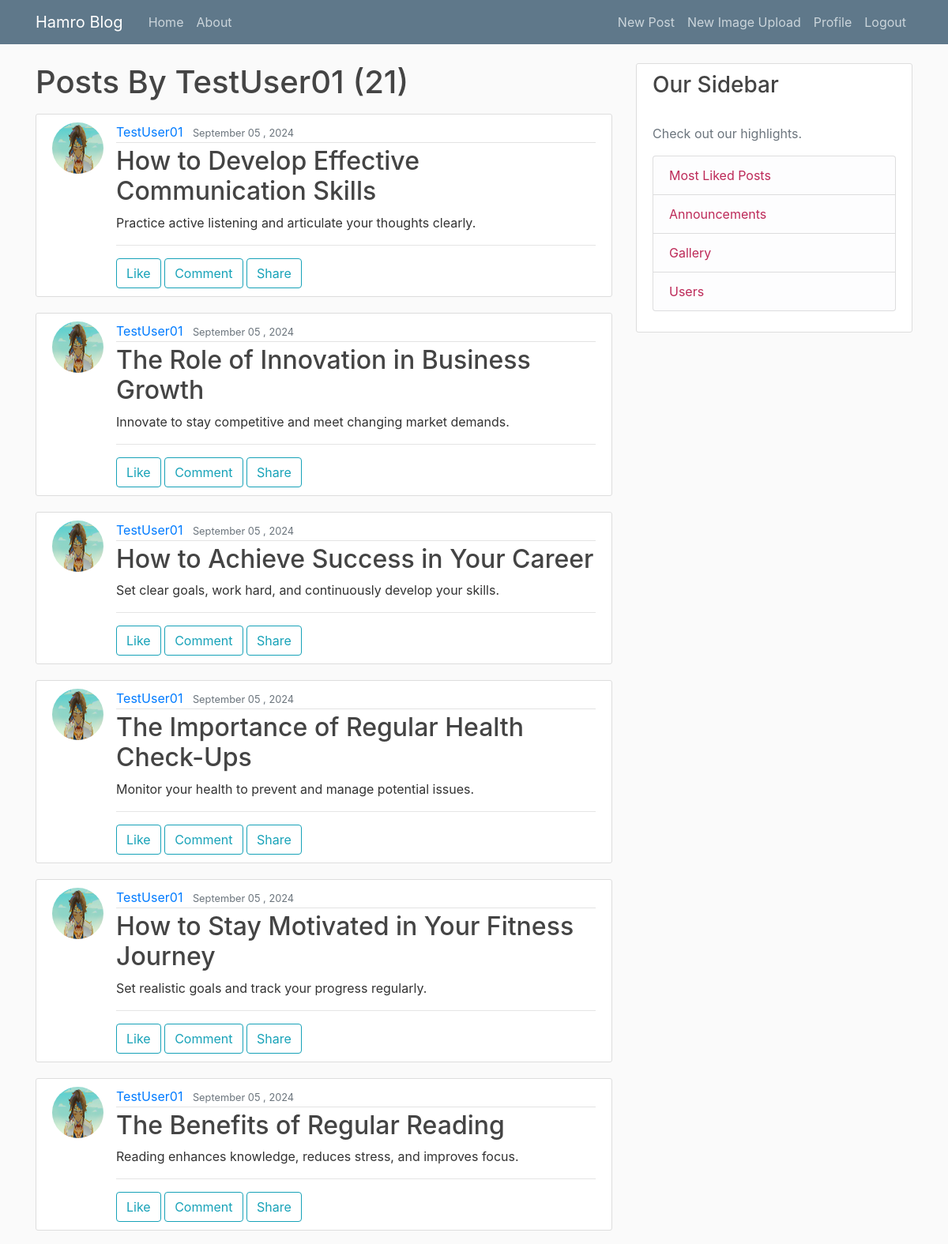
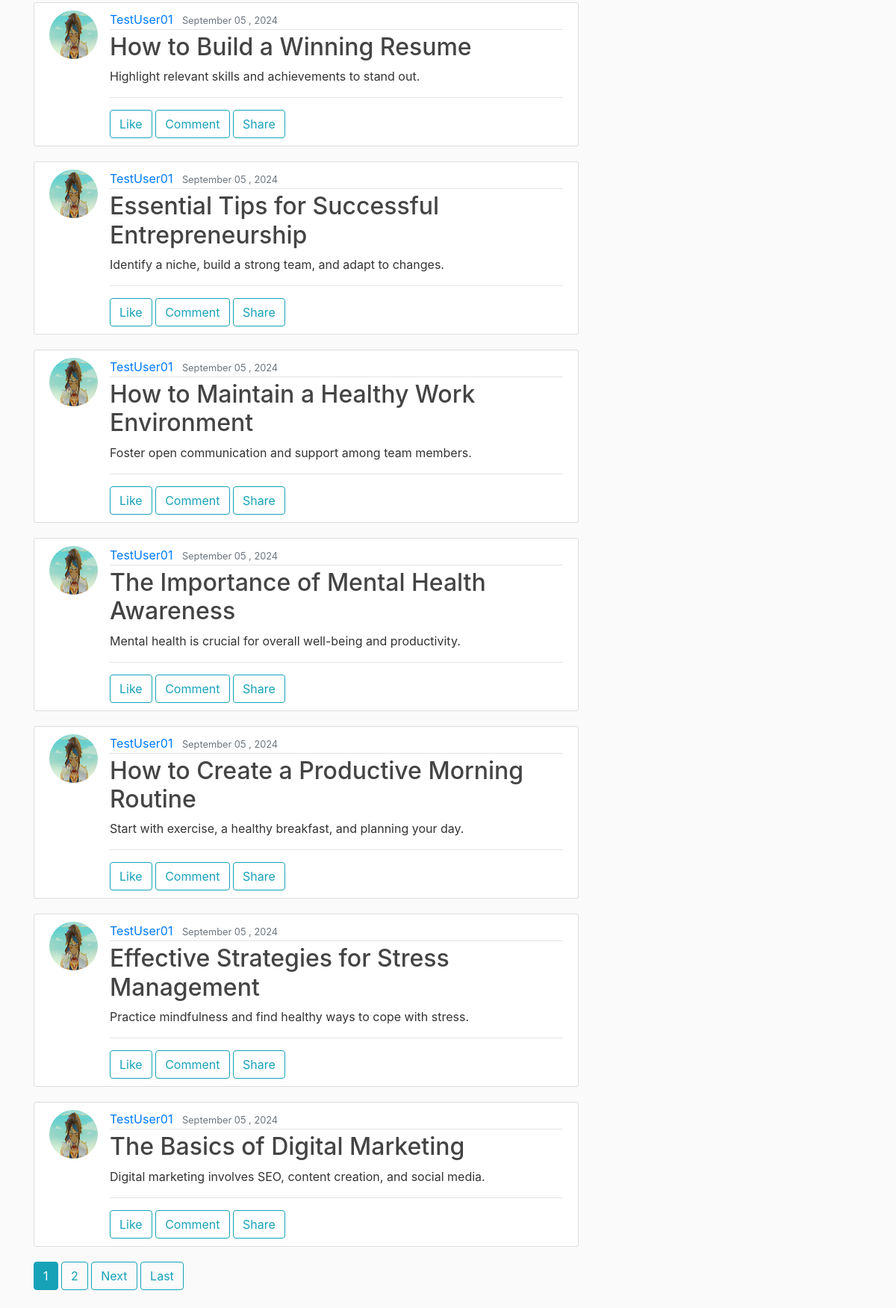
The page /user/TestUser01 (signed in) on the database its author committed (2 pictures, top to bottom).
### blog/models.py (models this page shows, shortened)
class Post(models.Model):
    title = models.CharField(max_length = 100)
    content = models.TextField()
    date_posted = models.DateTimeField(default = timezone.now) #timezone is a function but here we're passing the actual function as default value, we dont want to trigger/activate the function hence not writing the paranthesis
    last_updated = models.DateTimeField(auto_now=True) #saves every time new update is made
    author = models.ForeignKey(User, on_delete = models.CASCADE)#post is deleted if user is deleted

### users/models.py (models this page shows, shortened)
class Profile(models.Model):
    user = models.OneToOneField(User, on_delete=models.CASCADE) #we want a 1-1 relation with User so we passed that as argument
    image = models.ImageField(default='default.jpeg', upload_to='profile_pics')
    birthday = models.DateField(default=datetime.date.today)

### blog/views.py (the view)
# urls.py: path('user/<str:username>', UserPostListView.as_view(), name='user-posts'),
class UserPostListView(LoginRequiredMixin, ListView):
    model = Post
    template_name = 'blog/user_posts.html'
    context_object_name = 'posts'
    paginate_by = 13
    def get_queryset(self):
        user = get_object_or_404(User, username = self.kwargs.get('username'))
        return Post.objects.filter(author=user).order_by('-last_updated')

### blog/templates/blog/user_posts.html (shortened to what this page needs)
{% extends "blog/base.html" %}
{% block content %}
    <h1 class="mb-3">Posts By {{ view.kwargs.username }} ({{ page_obj.paginator.count }}) </h1>
    {% for post in posts %}
        <article class="media content-section">
            <img class="rounded-circle article-img" src="{{ post.author.profile.image.url }}">
            <div class="media-body">
                <div class="article-metadata">
                    <a class="mr-2" href="{% url 'user-posts' post.author.username %}">{{ post.author }}</a>
                    <small class="text-muted">{{ post.date_posted | date:"F d , Y" }}</small>
                </div>
                <h2><a class="article-title" href="{% url 'post-detail' post.id %}">{{ post.title }}</a></h2>
                <p class="article-content">{{ post.content }}</p>
                <hr>
                <a class="btn btn-outline-info" href="#">Like</a>
                <a class="btn btn-outline-info" href="{% url 'post-detail' post.id %}">Comment</a>
                <a class="btn btn-outline-info" href="#">Share</a>
            </div>
        </article>
    {% endfor %}
    {% if is_paginated %}
        {% for num in page_obj.paginator.page_range %}
            {% if page_obj.number == num %}
                <a class="btn btn-info mb-4" href="?page={{ num }}">{{ num }}</a>
            {% elif num > page_obj.number|add:"-3" and num < page_obj.number|add:"3" %}
                <a class="btn btn-outline-info mb-4" href="?page={{ num }}">{{ num }}</a>
            {% endif %}
        {% endfor %}
        {% if page_obj.has_next %}
            <a class="btn btn-outline-info mb-4" href="?page={{ page_obj.next_page_number }}">Next</a>
            <a class="btn btn-outline-info mb-4" href="?page={{ page_obj.paginator.num_pages }}">Last</a>
        {% endif %}
    {% endif %}
{% endblock content%}

### blog/static/blog/main.css (style rules this page uses)
body { background: #fafafa; color: #333333; margin-top: 5rem; }
h1, h2, h3, h4, h5, h6 { color: #444444; }
.content-section { background: #ffffff; padding: 10px 20px; border: 1px solid #dddddd; border-radius: 3px; margin-bottom: 20px; }
.article-title { color: #444444; }
.article-content { white-space: pre-line; }
.article-img { height: 65px; width: 65px; margin-right: 16px; }
.article-metadata { padding-bottom: 1px; margin-bottom: 4px; border-bottom: 1px solid #e3e3e3 }

### rows shown on the page
Post: author.profile.image (picture), author "TestUser01", date_posted "September 05 , 2024", title "How to Develop Effective Communication Skills", content "Practice active listening and articulate your thoughts clearly."
Post: author.profile.image (picture), author "TestUser01", date_posted "September 05 , 2024", title "The Role of Innovation in Business Growth", content "Innovate to stay competitive and meet changing market demands."
Post: author.profile.image (picture), author "TestUser01", date_posted "September 05 , 2024", title "How to Achieve Success in Your Career", content "Set clear goals, work hard, and continuously develop your skills."
Post: author.profile.image (picture), author "TestUser01", date_posted "September 05 , 2024", title "The Importance of Regular Health Check-Ups", content "Monitor your health to prevent and manage potential issues."
Post: author.profile.image (picture), author "TestUser01", date_posted "September 05 , 2024", title "How to Stay Motivated in Your Fitness Journey", content "Set realistic goals and track your progress regularly."
Post: author.profile.image (picture), author "TestUser01", date_posted "September 05 , 2024", title "The Benefits of Regular Reading", content "Reading enhances knowledge, reduces stress, and improves focus."
Post: author.profile.image (picture), author "TestUser01", date_posted "September 05 , 2024", title "How to Build a Winning Resume", content "Highlight relevant skills and achievements to stand out."
Post: author.profile.image (picture), author "TestUser01", date_posted "September 05 , 2024", title "Essential Tips for Successful Entrepreneurship", content "Identify a niche, build a strong team, and adapt to changes."
Post: author.profile.image (picture), author "TestUser01", date_posted "September 05 , 2024", title "How to Maintain a Healthy Work Environment", content "Foster open communication and support among team members."
Post: author.profile.image (picture), author "TestUser01", date_posted "September 05 , 2024", title "The Importance of Mental Health Awareness", content "Mental health is crucial for overall well-being and productivity."
Post: author.profile.image (picture), author "TestUser01", date_posted "September 05 , 2024", title "How to Create a Productive Morning Routine", content "Start with exercise, a healthy breakfast, and planning your day."
Post: author.profile.image (picture), author "TestUser01", date_posted "September 05 , 2024", title "Effective Strategies for Stress Management", content "Practice mindfulness and find healthy ways to cope with stress."
Post: author.profile.image (picture), author "TestUser01", date_posted "September 05 , 2024", title "The Basics of Digital Marketing", content "Digital marketing involves SEO, content creation, and social media."

### other values the page prints
{{ view.kwargs.username }} "TestUser01"
{{ page_obj.paginator.count }} "21"
{{ num }} "1"
{{ num }} "2"
